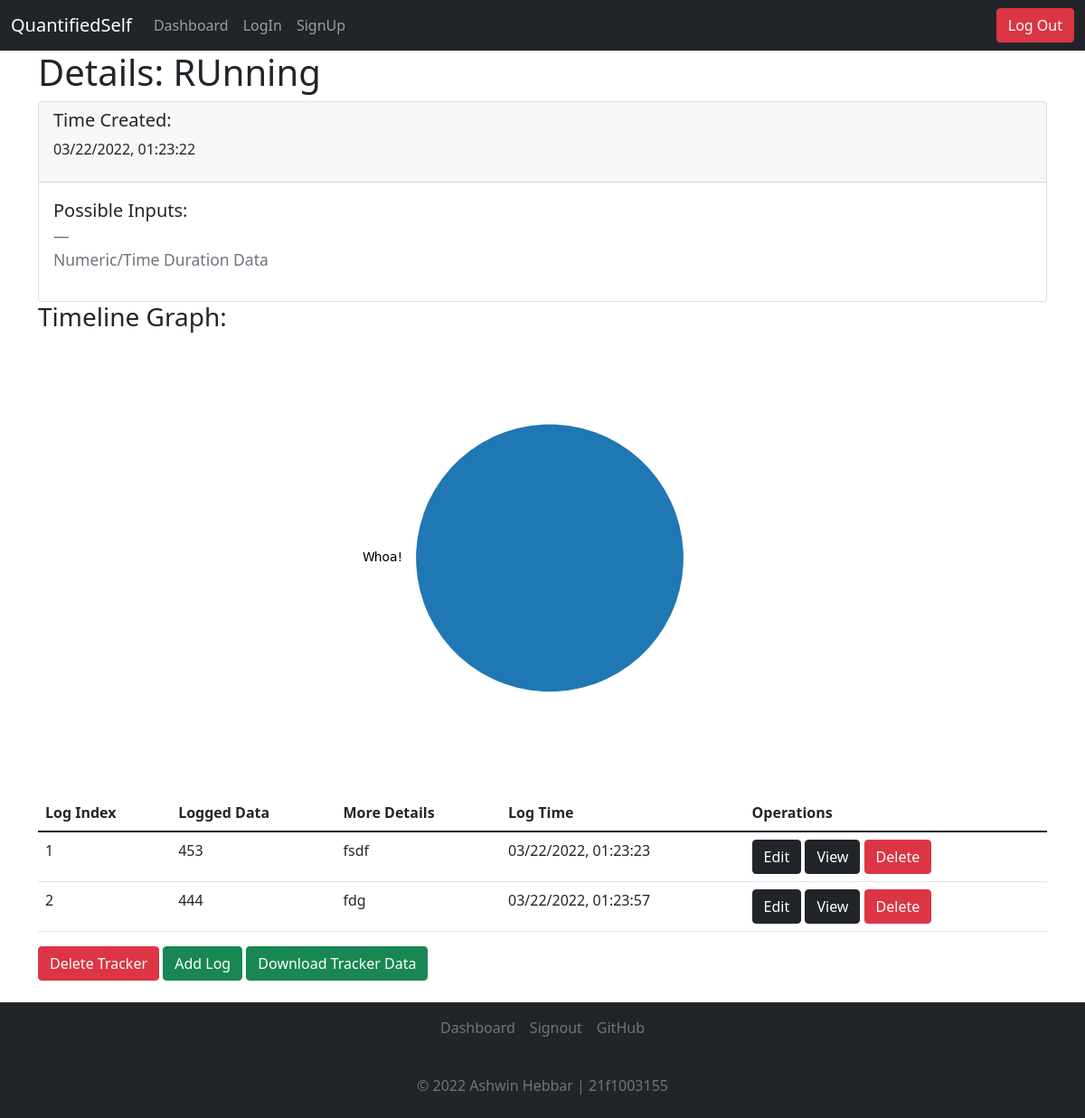
Screenshot of /dashboard/32/details (signed in) with the database file from the repository.
### application/models.py (models this page shows)
class Tracker(db.Model):
    __tablename__ = 'tracker'
    id = db.Column(db.Integer, autoincrement=True, primary_key=True)
    userid = db.Column(db.Integer, db.ForeignKey("user.id"))
    name = db.Column(db.String, nullable=False)
    type = db.Column(db.Integer, nullable = False)
    choices = db.Column(db.String)
    details = db.Column(db.String)
    time = db.Column(db.String, nullable=False)

class Logs(db.Model):
    __tablename__ = 'logs'
    id = db.Column(db.Integer, autoincrement=True, primary_key=True)
    userid = db.Column(db.Integer, db.ForeignKey("user.id"))
    tid = db.Column(db.Integer, db.ForeignKey("tracker.id"))
    value = db.Column(db.String, nullable = False)
    data = db.Column(db.String)
    time = db.Column(db.String, nullable=False)

### controllers/trackerops.py (the view)
@app.route("/dashboard/<tid>/details", methods=["GET"])
@login_required
def tracker_details(tid):
    create_plot(tid)
    tracker = Tracker.query.filter_by(id=tid).first()
    logs = Logs.query.filter_by(tid=tid, userid=current_user.id).all()
    return render_template("tracker_details.html", tracker=tracker, logs=logs)

### controllers/miscmethods.py (called while the page is built, shortened)
@login_required
def create_plot(trackerid):
    tdet = Tracker.query.filter_by(id=trackerid).first()
    if(tdet.type == 1 or tdet.type == 3):
        log = Logs.query.filter_by(tid=trackerid).all()
        x = [int(l.value) for l in log]
        y = [str(i) for i in range(1,len(x)+1)]
        print(x,y)
        plt.ylabel(tdet.name)
        plt.xlabel("Logs")
        plt.title(f"Graph for {tdet.name} Tracker")
        plt.plot(y,x)
        plt.savefig("static/graph.png")
        plt.close()

### main.py (called while the page is built)
@login_manager.user_loader
def load_user(user_id):
  return User.query.get(int(user_id))

### templates/tracker_details.html (shortened to what this page needs)
<!DOCTYPE html>
<html lang="en">
<head>
    <link href="https://cdn.jsdelivr.net/npm/bootstrap@5.1.3/dist/css/bootstrap.min.css" rel="stylesheet"
>
</head>
<body>
    <nav class="navbar navbar-expand-lg navbar-dark bg-dark">
        <div class="container-fluid">
            <a class="navbar-brand" href="#">QuantifiedSelf</a>
            <div class="collapse navbar-collapse">
                <ul class="navbar-nav me-auto mb-2 mb-lg-0">
                    <li class="nav-item">
                        <a class="nav-link" aria-current="page" href="/dashboard">Dashboard</a>
                    </li>
                    <li class="nav-item">
                        <a class="nav-link" href="/login">LogIn</a>
                    </li>
                    <li class="nav-item">
                        <a class="nav-link" href="/signup">SignUp</a>
                    </li>
                </ul>
            </div>
            <button type="button" onclick="document.location='/logout'" class="btn btn-danger">Log Out</button>
        </div>
    </nav>
    <div class="container">
        <h1>Details: {{tracker.name}}</h1>
        <div class="card">
            <div class="card-header">
                <h5>Time Created:</h5>
                <p>{{tracker.time}}</p>
            </div>
            <div class="card-body">
                <blockquote class="blockquote mb-0">
                    <p>Possible Inputs:</p>
                    <footer class="blockquote-footer">
                        {% if tracker.type == 1 or tracker.type == 3%}
                        <p>Numeric/Time Duration Data</p>
                        {% elif tracker.type == 2 %}
                        <p>{{tracker.choices}}</p>
                        {% elif tracker.type == 4 %}
                        <p>Boolean Data Type</p>
                        {% elif tracker.type == 5 %}
                        <p>Text/Nominal Data Type</p>
                        {% endif %}
                    </footer>
                </blockquote>
            </div>
        </div>
    </div>
    <div class="container">
        <h3>Timeline Graph:</h3>
        <div class="plot container">
            <img class="rounded mx-auto d-block" src="/static/graph.png" alt="Graph">
        </div>
        <br>
        <table class="table table-hover">
            <thead>
                <tr>
                    <th scope="col">Log Index</th>
                    <th scope="col">Logged Data</th>
                    <th scope="col">More Details</th>
                    <th scope="col">Log Time</th>
                    <th scope="col">Operations</th>
                </tr>
            </thead>
            <tbody>
                {% for log in logs %}
                <tr>
                    <td>{{loop.index}}
                    <td>{{log.value}}</td>
                    <td>{{log.data}}</td>
                    <td>{{log.time}}</td>
                    <td>
                        <button type="button"
                            onclick="document.location='/dashboard/{{tracker.id}}/logs/{{log.id}}/edit'"
                            class="btn btn-dark">Edit</button>
                        <button type="button" onclick="document.location='/dashboard/{{tracker.id}}/logs/{{log.id}}'"
                            class="btn btn-dark">View</button>
                        <button type="button"
                            onclick="document.location='/dashboard/{{tracker.id}}/logs/{{log.id}}/delete'"
                            class="btn btn-danger">Delete</button>
                        {% endfor %}
        </table>
        <button type="button" onclick="document.location='/dashboard/{{tracker.id}}/delete'"
            class="btn btn-danger">Delete Tracker</button>
        <button type="button" onclick="document.location='/dashboard/{{tracker.id}}/log'" class="btn btn-success">Add
            Log</button>
        <button type="button" onclick="document.location='/dashboard/{{tracker.id}}/download'"
            class="btn btn-success">Download Tracker Data</button>
    </div>
    <br>
    <div class="navbar navbar-fixed-bottom bg-dark d-flex flex-column">
        <footer class="py- my-0" style="bottom: 0; width: 100%;">
            <ul class="nav d-flex justify-content-center pb-3 mb-3 align-items-center justify-content-center ">
                <li class="nav-item"></li><a href="/dashboard" class="nav-link px-2 text-muted">Dashboard</a></li>
                <li class="nav-item"><a href="/signout" class="nav-link px-2 text-muted">Signout</a></li>
                <li class="nav-item"><a href="https://github.com/AshwinHebbar314/QuantifiedSelf"
                        class="nav-link px-2 text-muted">GitHub</a></li>
            </ul>
            <p class="text-center text-muted">&copy; 2022 Ashwin Hebbar | 21f1003155</p>
        </footer>
    </div>
</body>
</html>

### rows the page displays
Tracker: name "RUnning", time "03/22/2022, 01:23:22"
Logs: value "453", data "fsdf", time "03/22/2022, 01:23:23"
Logs: value "444", data "fdg", time "03/22/2022, 01:23:57"
